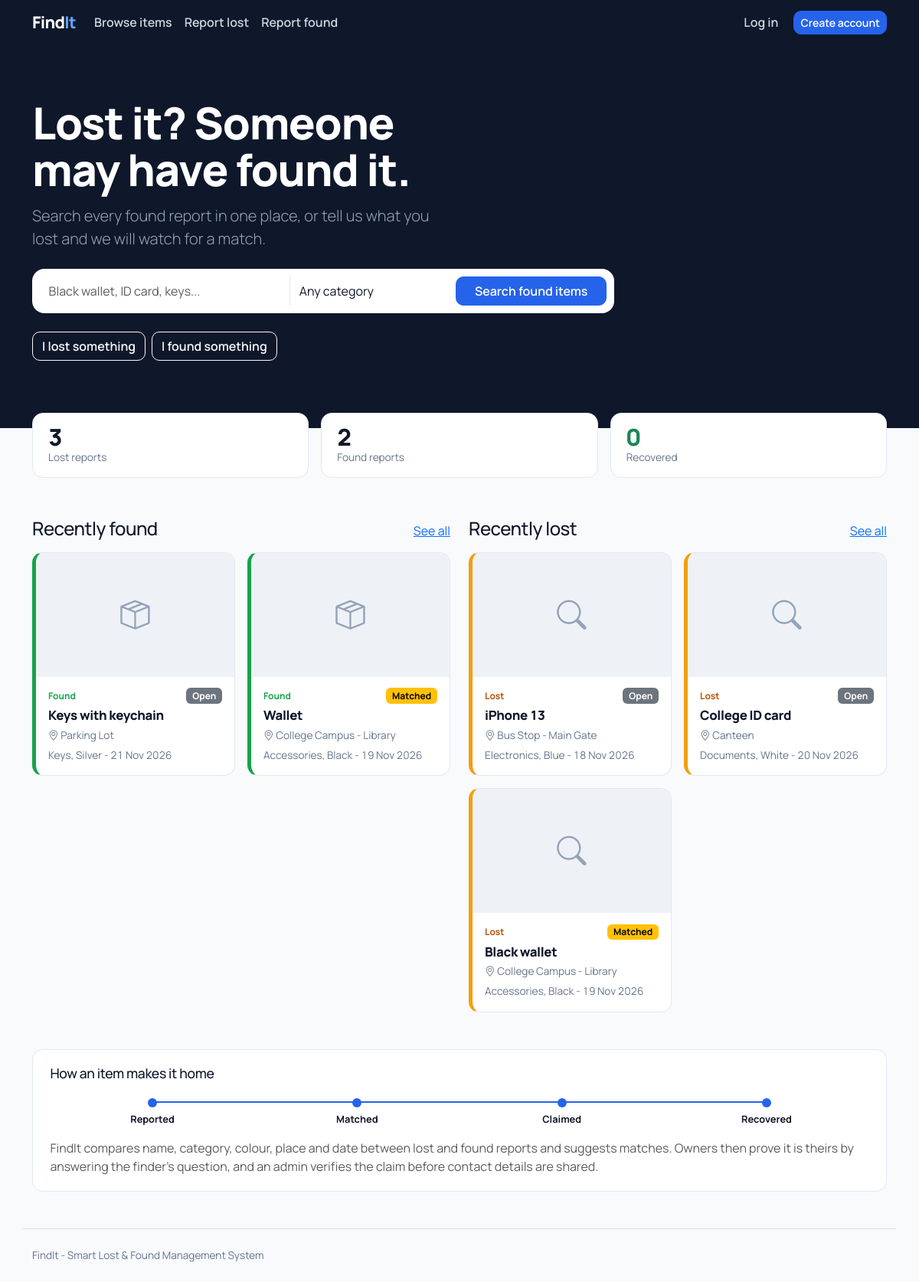
The page / on the database its author committed.
### portal/models.py (models this page shows, shortened)
class ItemBase(models.Model):
    STATUS_OPEN, STATUS_MATCHED, STATUS_CLAIMED, STATUS_RECOVERED = "open", "matched", "claimed", "recovered"
    STATUS_CHOICES = [
        (STATUS_OPEN, "Open"),
        (STATUS_MATCHED, "Matched"),
        (STATUS_CLAIMED, "Claimed"),
        (STATUS_RECOVERED, "Recovered"),
    ]
    APPROVAL_CHOICES = [("pending", "Pending review"), ("approved", "Approved"), ("rejected", "Rejected")]
    user = models.ForeignKey(settings.AUTH_USER_MODEL, on_delete=models.CASCADE, related_name="%(class)s_set")
    item_name = models.CharField(max_length=120)
    category = models.ForeignKey(Category, on_delete=models.PROTECT)
    description = models.TextField(help_text="Brand, size, marks, anything that identifies the item.")
    colour = models.CharField(max_length=40)
    location = models.CharField(max_length=160)
    date = models.DateField()
    image = models.ImageField(upload_to="items/%Y/%m/", blank=True, null=True)
    status = models.CharField(max_length=10, choices=STATUS_CHOICES, default=STATUS_OPEN)
    approval = models.CharField(max_length=10, choices=APPROVAL_CHOICES, default="approved")
    hide_contact = models.BooleanField(
        "Keep my contact details private", default=False,
        help_text="Others will not see your phone/email. Updates reach you through notifications.",
    )
    created_at = models.DateTimeField(auto_now_add=True)
    class Meta:
        abstract = True
        ordering = ["-created_at"]
    @property
    def status_badge(self):
        return {"open": "secondary", "matched": "warning", "claimed": "info", "recovered": "success"}[self.status]
    def get_absolute_url(self):
        return reverse("item_detail", args=[self.kind, self.pk])

class FoundItem(ItemBase):
    kind = "found"
    verification_question = models.CharField(
        max_length=200, blank=True,
        help_text="A question only the real owner can answer, e.g. 'What is the wallpaper on the phone?'",
    )
    verification_answer = models.CharField(
        max_length=200, blank=True, help_text="The correct answer. Only the admin can see this.",
    )
    class Meta(ItemBase.Meta):
        verbose_name = "found item"

class Category(models.Model):
    name = models.CharField(max_length=60, unique=True)
    class Meta:
        ordering = ["name"]
        verbose_name_plural = "categories"

class LostItem(ItemBase):
    kind = "lost"
    class Meta(ItemBase.Meta):
        verbose_name = "lost item"

### portal/views.py (the view)
# urls.py: path("", views.home, name="home"),
def home(request):
    live = {"approval": "approved"}
    stats = {
        "lost": LostItem.objects.filter(**live).count(),
        "found": FoundItem.objects.filter(**live).count(),
        "recovered": LostItem.objects.filter(status="recovered", **live).count()
        + FoundItem.objects.filter(status="recovered", **live).count(),
    }
    return render(request, "portal/home.html", {
        "latest_lost": LostItem.objects.filter(**live).select_related("category")[:4],
        "latest_found": FoundItem.objects.filter(**live).select_related("category")[:4],
        "categories": Category.objects.all(),
        "stats": stats,
    })

### portal/context_processors.py (called while the page is built)
def notifications(request):
    if request.user.is_authenticated:
        return {"unread_count": request.user.notifications.filter(is_read=False).count()}
    return {"unread_count": 0}

### portal/templatetags/findit_tags.py (called while the page is built)
@register.simple_tag(takes_context=True)
def active(context, *names):
    match = context["request"].resolver_match
    return "active" if match and match.url_name in names else ""

### templates/portal/home.html (shortened to what this page needs)
{% extends "base.html" %}
{% block hero %}
<section class="hero">
  <div class="container">
    <h1>Lost it? Someone may have found it.</h1>
    <p class="lead mt-3 mb-4">Search every found report in one place, or tell us what you lost and we will watch for a match.</p>
    <form class="hero-search" action="{% url 'browse' %}" method="get">
      <input class="form-control" type="search" name="q" placeholder="Black wallet, ID card, keys..." aria-label="What did you lose?">
      <select class="form-select" name="category" aria-label="Category">
        <option value="">Any category</option>
      </select>
      <button class="btn btn-primary px-4" type="submit">Search found items</button>
    </form>
    <div class="mt-4 d-flex gap-2 flex-wrap">
      <a class="btn btn-outline-light" href="{% url 'report_lost' %}">I lost something</a>
      <a class="btn btn-outline-light" href="{% url 'report_found' %}">I found something</a>
    </div>
  </div>
</section>
<div class="container stat-strip">
  <div class="row g-3">
    <div class="col-4"><div class="stat"><div class="num">{{ stats.lost }}</div><div class="lbl">Lost reports</div></div></div>
    <div class="col-4"><div class="stat"><div class="num">{{ stats.found }}</div><div class="lbl">Found reports</div></div></div>
    <div class="col-4"><div class="stat"><div class="num text-success">{{ stats.recovered }}</div><div class="lbl">Recovered</div></div></div>
  </div>
</div>
{% endblock %}
{% block content %}
<div class="row g-4 mt-1">
  <section class="col-lg-6">
    <div class="d-flex justify-content-between align-items-baseline mb-3">
      <h2 class="h4 mb-0">Recently found</h2><a href="{% url 'browse' %}?type=found">See all</a>
    </div>
    <div class="row g-3">
      {% for item in latest_found %}<div class="col-sm-6">{% include "portal/_item_card.html" %}</div>
      {% empty %}<p class="text-muted">No found items yet. <a href="{% url 'report_found' %}">Report the first one</a>.</p>{% endfor %}
    </div>
  </section>
  <section class="col-lg-6">
    <div class="d-flex justify-content-between align-items-baseline mb-3">
      <h2 class="h4 mb-0">Recently lost</h2><a href="{% url 'browse' %}?type=lost">See all</a>
    </div>
    <div class="row g-3">
      {% for item in latest_lost %}<div class="col-sm-6">{% include "portal/_item_card.html" %}</div>
      {% empty %}<p class="text-muted">No lost items yet. <a href="{% url 'report_lost' %}">Report one</a>.</p>{% endfor %}
    </div>
  </section>
</div>
<section class="panel mt-5">
  <h2 class="h4 mb-3">How an item makes it home</h2>
  <ol class="journey mb-3">
    <li class="done">Reported</li><li class="done">Matched</li><li class="done">Claimed</li><li class="done">Recovered</li>
  </ol>
  <p class="mb-0 text-muted">FindIt compares name, category, colour, place and date between lost and found reports and suggests matches.
    Owners then prove it is theirs by answering the finder's question, and an admin verifies the claim before contact details are shared.</p>
</section>
{% endblock %}

### templates/portal/_item_card.html
<article class="item-card kind-{{ item.kind }} position-relative">
  <div class="item-thumb">
    {% if item.image %}<img src="{{ item.image.url }}" alt="{{ item.item_name }}" loading="lazy">
    {% else %}<i class="bi {% if item.kind == 'lost' %}bi-search{% else %}bi-box-seam{% endif %}" aria-hidden="true"></i>{% endif %}
  </div>
  <div class="body">
    <div class="d-flex justify-content-between align-items-center">
      <span class="kind-tag {{ item.kind }}">{% if item.kind == 'lost' %}Lost{% else %}Found{% endif %}</span>
      <span class="badge text-bg-{{ item.status_badge }}">{{ item.get_status_display }}</span>
    </div>
    <h3><a class="stretched-link text-decoration-none text-reset" href="{{ item.get_absolute_url }}">{{ item.item_name }}</a></h3>
    <div class="meta"><i class="bi bi-geo-alt"></i> {{ item.location }}</div>
    <div class="meta">{{ item.category.name }}, {{ item.colour }} - {{ item.date|date:"d M Y" }}</div>
  </div>
</article>

### static/css/style.css (style rules this page uses)
:root { --fi-primary: #2563EB; --fi-primary-dark: #1D4ED8; --fi-navy: #0F172A; --fi-bg: #F8FAFC; --fi-success: #16A34A; --fi-warning: #F59E0B; --fi-border: #E2E8F0; --fi-muted: #64748B; --bs-primary: #2563EB; --bs-primary-rgb: 37, 99, 235; --bs-link-color: #2563EB; --bs-link-hover-color: #1D4ED8; --bs-body-font-family: "Manrope", system-ui, -apple-system, "Segoe UI", sans-serif; }
body { background: var(--fi-bg); color: var(--fi-navy); font-feature-settings: "tnum"; }
h1, h2, h3, h4, h5 { font-weight: 800; letter-spacing: -0.02em; }
.btn-primary { --bs-btn-bg: var(--fi-primary); --bs-btn-border-color: var(--fi-primary); --bs-btn-hover-bg: var(--fi-primary-dark); --bs-btn-hover-border-color: var(--fi-primary-dark); --bs-btn-active-bg: var(--fi-primary-dark); --bs-btn-active-border-color: var(--fi-primary-dark); --bs-btn-disabled-bg: var(--fi-primary); --bs-btn-disabled-border-color: var(--fi-primary); }
.btn, .form-control, .form-select { border-radius: 10px; }
.btn { font-weight: 600; }
.hero { background: var(--fi-navy); color: #fff; padding: 4.5rem 0 5.5rem; }
.hero h1 { font-size: clamp(2.2rem, 5vw, 3.6rem); line-height: 1.05; max-width: 15ch; }
.hero p.lead { color: #94A3B8; max-width: 46ch; }
.hero-search { background: #fff; border-radius: 16px; padding: .6rem; display: flex; gap: .5rem; flex-wrap: wrap; max-width: 760px; }
.hero-search .form-control, .hero-search .form-select { border: 0; box-shadow: none; background: transparent; color: var(--fi-navy); }
.hero-search .form-control { flex: 2 1 220px; }
.hero-search .form-select { flex: 1 1 160px; border-left: 1px solid var(--fi-border); border-radius: 0; }
.stat-strip { margin-top: -2.2rem; }
.stat-strip .stat { background: #fff; border: 1px solid var(--fi-border); border-radius: 14px; padding: 1rem 1.25rem; }
.stat .num { font-size: 1.9rem; font-weight: 800; line-height: 1; }
.stat .lbl { color: var(--fi-muted); font-size: .85rem; }
.item-card { background: #fff; border: 1px solid var(--fi-border); border-radius: 14px; overflow: hidden; height: 100%; display: flex; flex-direction: column; border-left-width: 5px; transition: box-shadow .15s ease; }
.item-card.kind-lost { border-left-color: var(--fi-warning); }
.item-card.kind-found { border-left-color: var(--fi-success); }
.item-thumb { aspect-ratio: 16 / 10; background: #EEF2F7; display: grid; place-items: center; color: #94A3B8; font-size: 2.4rem; overflow: hidden; }
.item-card .body { padding: .9rem 1rem 1rem; display: flex; flex-direction: column; gap: .35rem; flex: 1; }
.item-card h3 { font-size: 1.05rem; margin: 0; }
.item-card .meta { color: var(--fi-muted); font-size: .85rem; }
.kind-tag { font-size: .75rem; font-weight: 700; }
.kind-tag.lost { color: #B45309; }
.kind-tag.found { color: var(--fi-success); }
.stretched-link::after { border-radius: 14px; }
.panel { background: #fff; border: 1px solid var(--fi-border); border-radius: 14px; padding: 1.25rem 1.4rem; }
.panel h2 { font-size: 1.1rem; }
.journey { display: flex; gap: 0; list-style: none; padding: 0; margin: 0; }
.journey li { flex: 1; text-align: center; font-size: .8rem; color: var(--fi-muted); position: relative; padding-top: 1.5rem; }
.journey li::before { content: ""; position: absolute; top: .35rem; left: 50%; width: 12px; height: 12px; border-radius: 50%; background: #CBD5E1; transform: translateX(-50%); z-index: 1; }
.journey li::after { content: ""; position: absolute; top: .65rem; left: -50%; width: 100%; height: 2px; background: #CBD5E1; }
.journey li:first-child::after { display: none; }
.journey li.done { color: var(--fi-navy); font-weight: 700; }
.journey li.done::before, .journey li.done::after { background: var(--fi-primary); }

### rows shown on the page
FoundItem: shows "Found", status "Open", item_name "Keys with keychain", location "Parking Lot", category.name "Keys", colour "Silver", date "21 Nov 2026"
FoundItem: shows "Found", status "Matched", item_name "Wallet", location "College Campus - Library", category.name "Accessories", colour "Black", date "19 Nov 2026"
LostItem: shows "Lost", status "Open", item_name "iPhone 13", location "Bus Stop - Main Gate", category.name "Electronics", colour "Blue", date "18 Nov 2026"
LostItem: shows "Lost", status "Open", item_name "College ID card", location "Canteen", category.name "Documents", colour "White", date "20 Nov 2026"
LostItem: shows "Lost", status "Matched", item_name "Black wallet", location "College Campus - Library", category.name "Accessories", colour "Black", date "19 Nov 2026"

### other values the page prints
{{ stats.lost }} "3"
{{ stats.found }} "2"
{{ stats.recovered }} "0"
